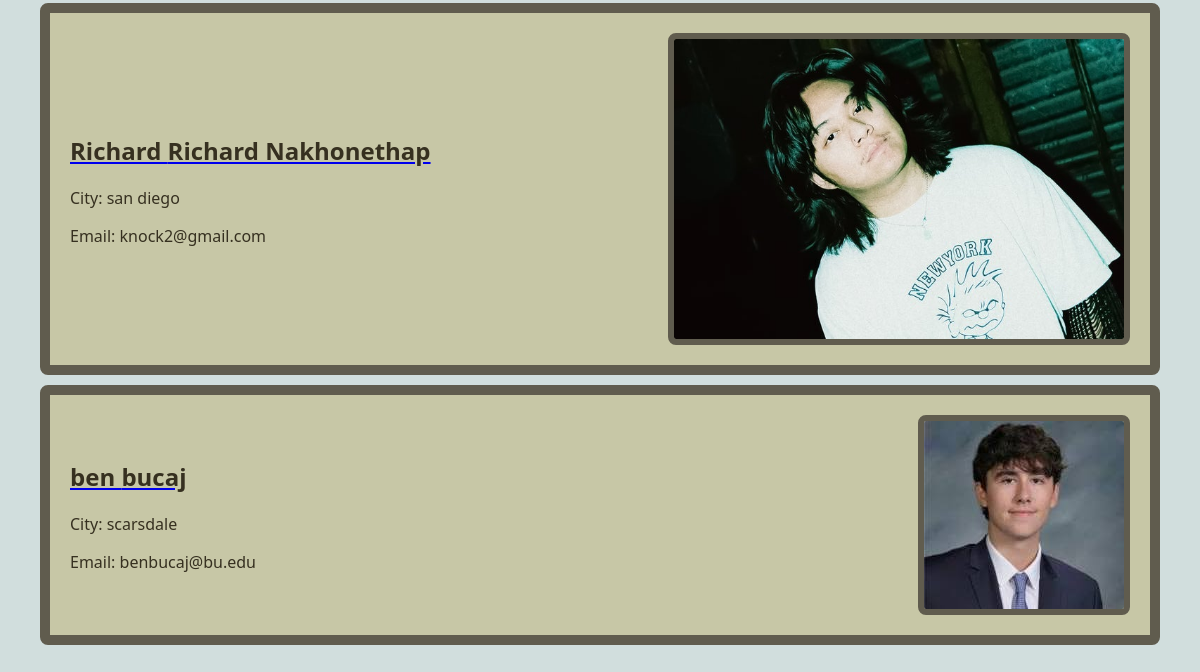
Before: /mini_fb/ (lower part) with the older database file.
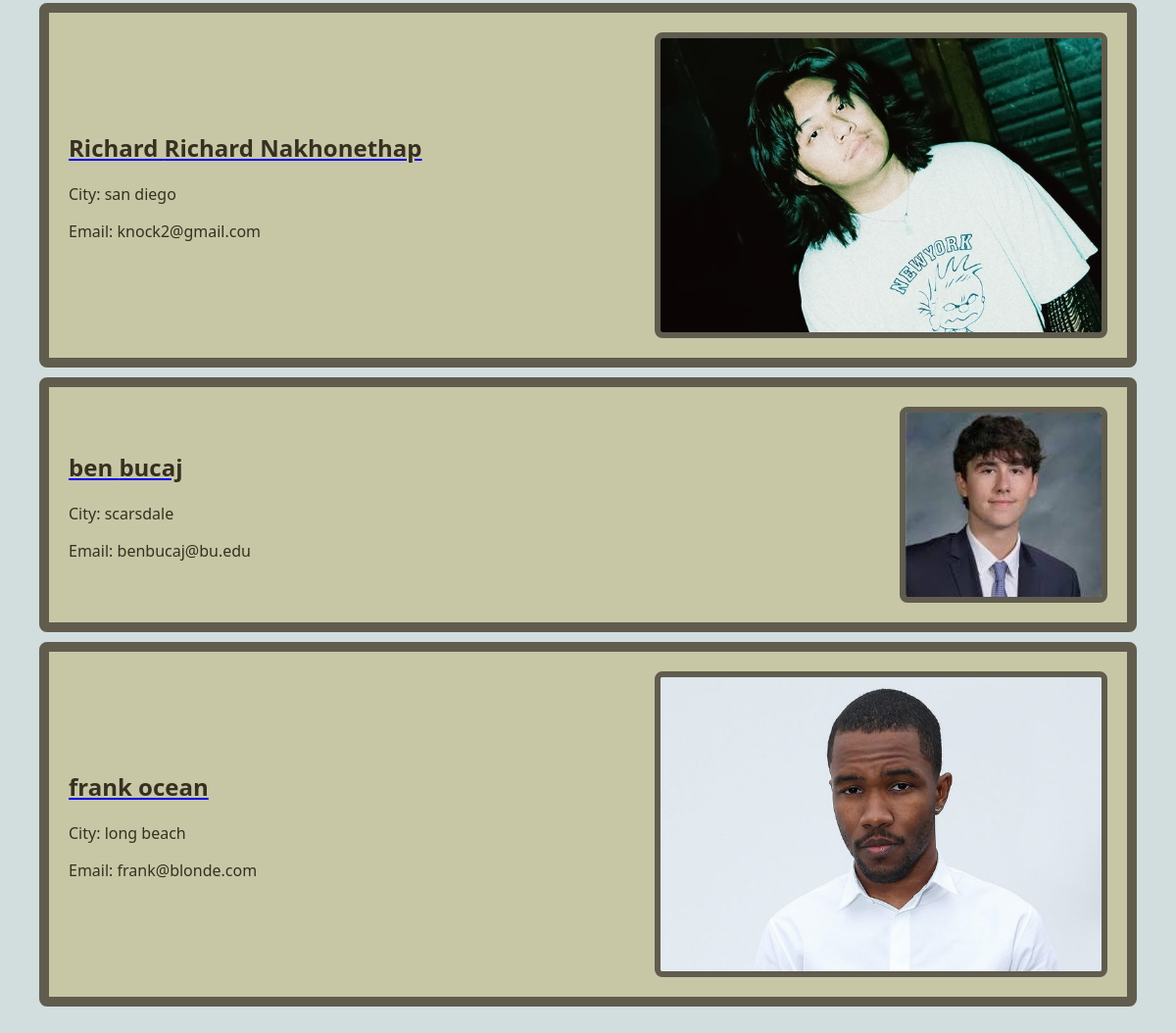
After: the same page with the newer database file.
### mini_fb/models.py (models this page shows, shortened)
class Profile(models.Model):
    first_name = models.TextField(blank=True)
    last_name = models.TextField(blank=True)
    city = models.TextField(blank=True)
    email = models.EmailField(blank=True)
    profile_image = models.ImageField(blank=True) # an actual image

### mini_fb/views.py (the view)
# urls.py: path('', ShowAllProfilesView.as_view(), name='show_all_profiles'), # generic class-based view
class ShowAllProfilesView(ListView):
    model = Profile
    template_name = "mini_fb/show_all_profiles.html"
    context_object_name = "profiles"

### mini_fb/templates/mini_fb/show_all_profiles.html (shortened to what this page needs)
{% extends 'mini_fb/base.html' %}
{% block content %}
<div class="profiles-container">
    {% for profile in profiles %}
    <div class="profile-row">
        <div class="profile-info" style="text-align: left;">
            <a href="{% url 'profile' profile.pk %}">
                <h2>{{profile.first_name}} {{profile.last_name}}</h2>
            </a>
            <p>City: {{profile.city}}</p>
            <p>Email: {{profile.email}}</p>
        </div>
        {% if profile.profile_image %}
        <div class="profile-image" style="text-align: right;">
            <a href="{% url 'profile' profile.pk %}">
                <img src="{{profile.profile_image.url}}" alt="Profile photo of {{profile.first_name}}">
            </a>
        </div>
        {% else %}
        <h3>no image</h3>
        {% endif %}
    </div>
    {% endfor %}
</div>
{% endblock %}

Changed rows visible on the page:
added Profile: first_name "frank", last_name "ocean", city "long beach", email "frank@blonde.com", profile_image (picture)
